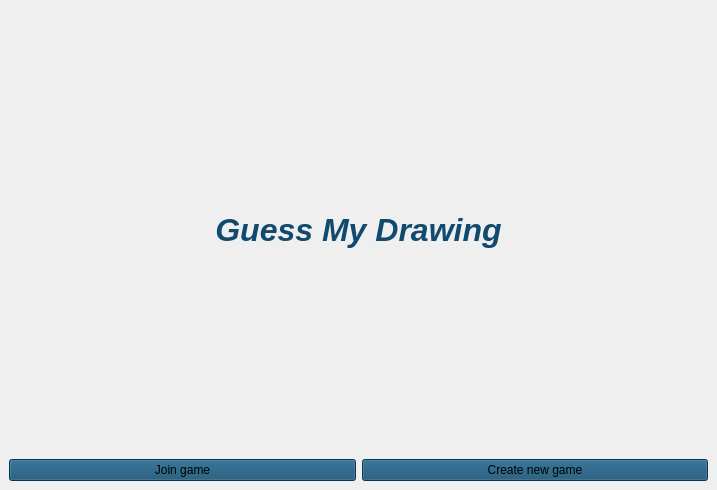
<?xml version="1.0" encoding="UTF-8"?>
<ui version="4.0">
 <class>MainWindow</class>
 <widget class="QMainWindow" name="MainWindow">
  <property name="geometry">
   <rect>
    <x>0</x>
    <y>0</y>
    <width>717</width>
    <height>490</height>
   </rect>
  </property>
  <property name="windowTitle">
   <string>MainWindow</string>
  </property>
  <property name="styleSheet">
   <string notr="true">background-image: url(:/img/background.jpg);</string>
  </property>
  <widget class="QWidget" name="centralwidget">
   <layout class="QGridLayout" name="gridLayout">
    <item row="0" column="0" colspan="2">
     <widget class="QLabel" name="label">
      <property name="font">
       <font>
        <pointsize>15</pointsize>
        <weight>75</weight>
        <italic>true</italic>
        <bold>true</bold>
       </font>
      </property>
      <property name="styleSheet">
       <string notr="true">alternate-background-color: qradialgradient(spread:pad, cx:0.5, cy:0.5, radius:0.5, fx:0.5, fy:0.5, stop:0 rgba(0, 0, 0, 0), stop:0.35 rgba(255, 188, 188, 80), stop:0.4 rgba(255, 162, 162, 80), stop:0.425 rgba(255, 132, 132, 156), stop:0.44 rgba(252, 128, 128, 80), stop:1 rgba(255, 255, 255, 0));</string>
      </property>
      <property name="text">
       <string>&lt;html&gt;&lt;head/&gt;&lt;body&gt;&lt;p align=&quot;center&quot;&gt;&lt;span style=&quot; font-size:24pt; font-weight:600; color:#104a6e;&quot;&gt;Guess My Drawing&lt;/span&gt;&lt;/p&gt;&lt;/body&gt;&lt;/html&gt;</string>
      </property>
     </widget>
    </item>
    <item row="1" column="0">
     <widget class="QPushButton" name="pbJoinGame">
      <property name="styleSheet">
       <string notr="true">background-color: rgba(27, 106, 223, 153);
font: italic 11pt &quot;Ubuntu Mono&quot;;
background-color: rgb(16, 74, 110);</string>
      </property>
      <property name="text">
       <string>Join game</string>
      </property>
     </widget>
    </item>
    <item row="1" column="1">
     <widget class="QPushButton" name="pbCreateNewGame">
      <property name="styleSheet">
       <string notr="true">background-color: rgb(16, 74, 110);
font: 75 italic 11pt &quot;Ubuntu Mono&quot;;</string>
      </property>
      <property name="text">
       <string>Create new game</string>
      </property>
     </widget>
    </item>
   </layout>
  </widget>
 </widget>
 <resources/>
 <connections/>
</ui>
